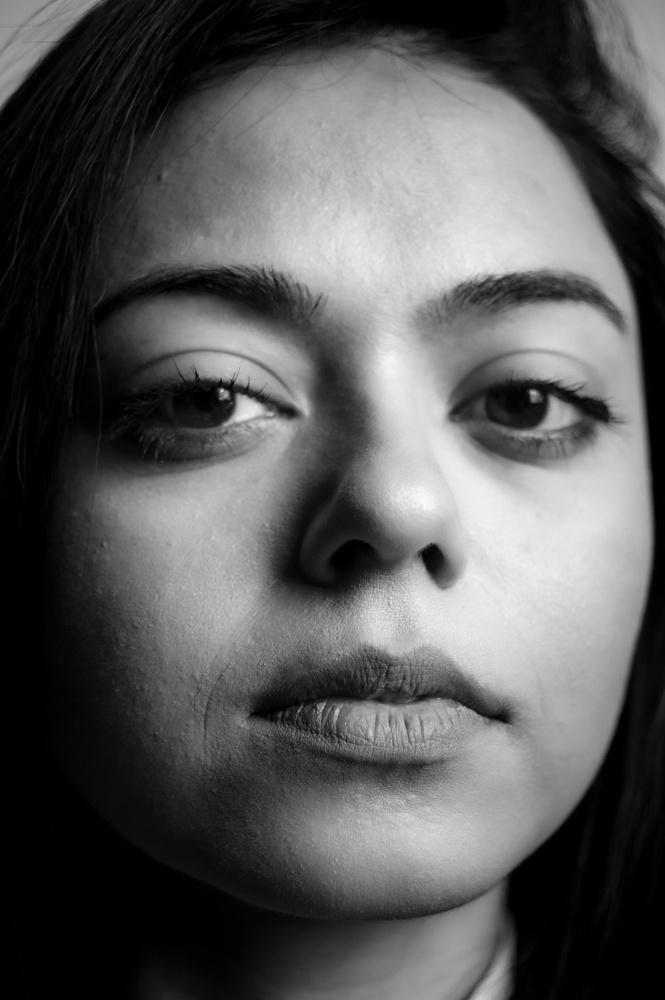
#> input picture sobel.jpg, 665 x 1000 px, shrunk from 2832 x 4256 before the run
$ python sobel.py   (older library calls are emulated)
#> lines starting #> are read from the running program, lines starting #| are printed output that depends on the picture
import cv2
import numpy as np
import matplotlib.pyplot as plt
import argparse

# Parse --no-display early so plotting can be gated
parser = argparse.ArgumentParser(add_help=False)
parser.add_argument('--no-display', action='store_true')
args, _ = parser.parse_known_args()
DISPLAY = not getattr(args, 'no_display', False)

# Read image
img = cv2.imread('sobel.jpg')
#> img is the input picture: shape (1000, 665, 3); min 0, max 250, mean 89.3

# Check image
if img is None:
    raise FileNotFoundError("Input image 'sobel.jpg' was not found.")

# Convert to Grayscale
gray = cv2.cvtColor(img, cv2.COLOR_BGR2GRAY)

# ---- Apply Sobel Filter ----

# Sobel in X direction (detects vertical edges)
sobel_x = cv2.Sobel(gray, cv2.CV_64F, 1, 0, ksize=3)
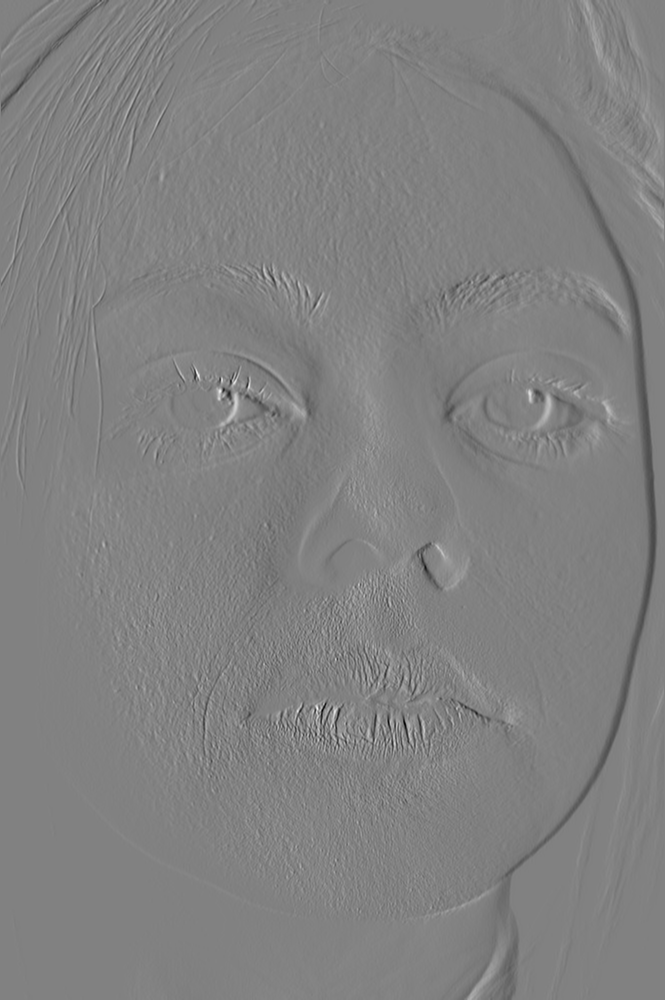
#> sobel_x: shape (1000, 665) float64; min -449, max 437, mean 0.3; drawn with min black and max white

# Sobel in Y direction (detects horizontal edges)
sobel_y = cv2.Sobel(gray, cv2.CV_64F, 0, 1, ksize=3)
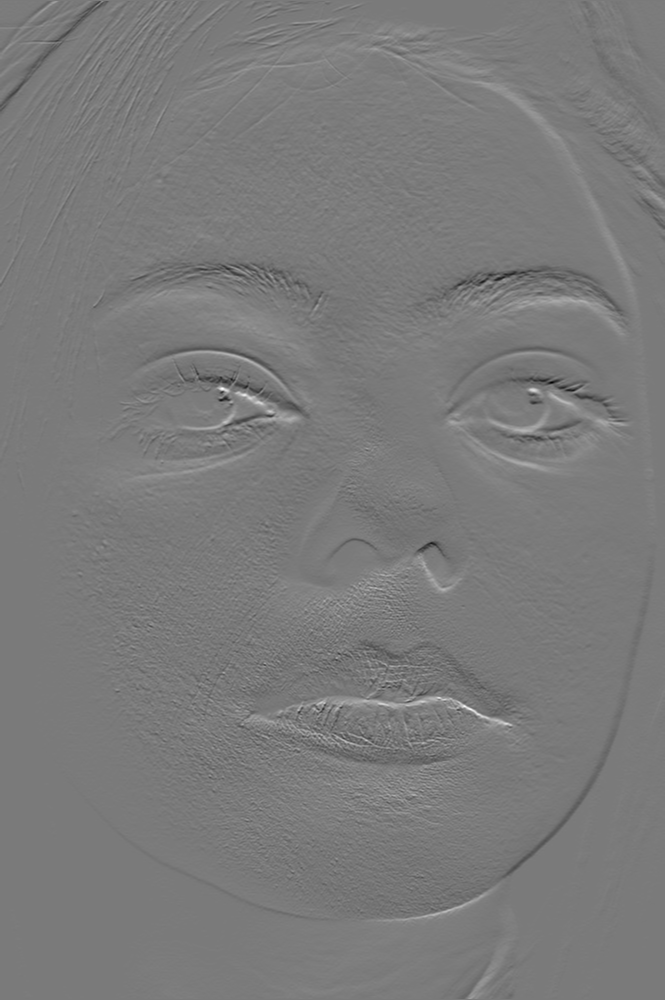
#> sobel_y: shape (1000, 665) float64; min -430, max 462, mean 0; drawn with min black and max white

# Convert to absolute values (handle negative values)
sobel_x_abs = cv2.convertScaleAbs(sobel_x)
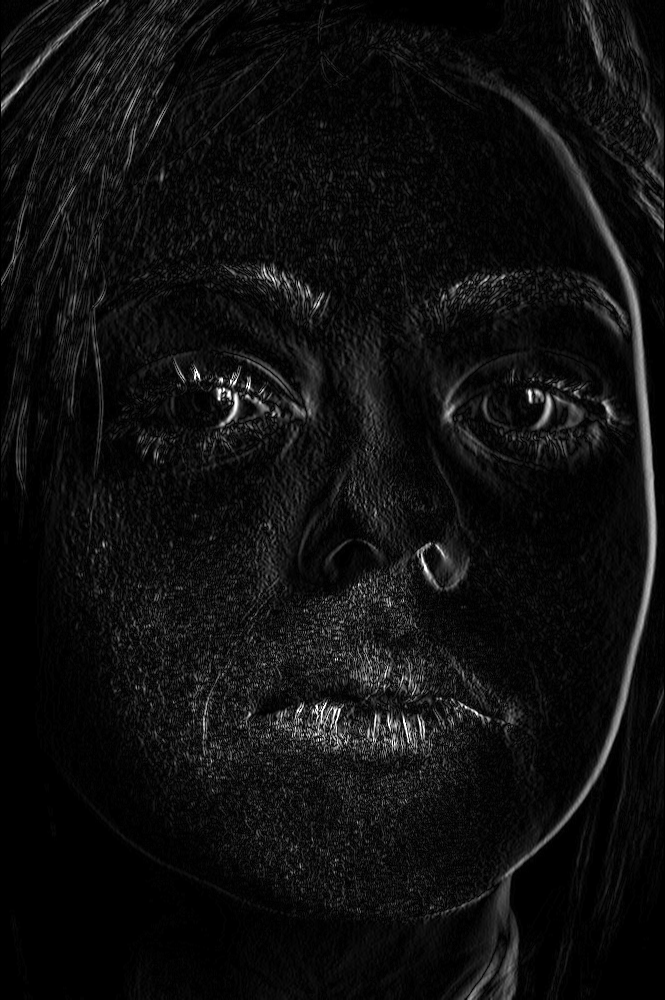
#> sobel_x_abs: shape (1000, 665); min 0, max 255, mean 15.4
sobel_y_abs = cv2.convertScaleAbs(sobel_y)
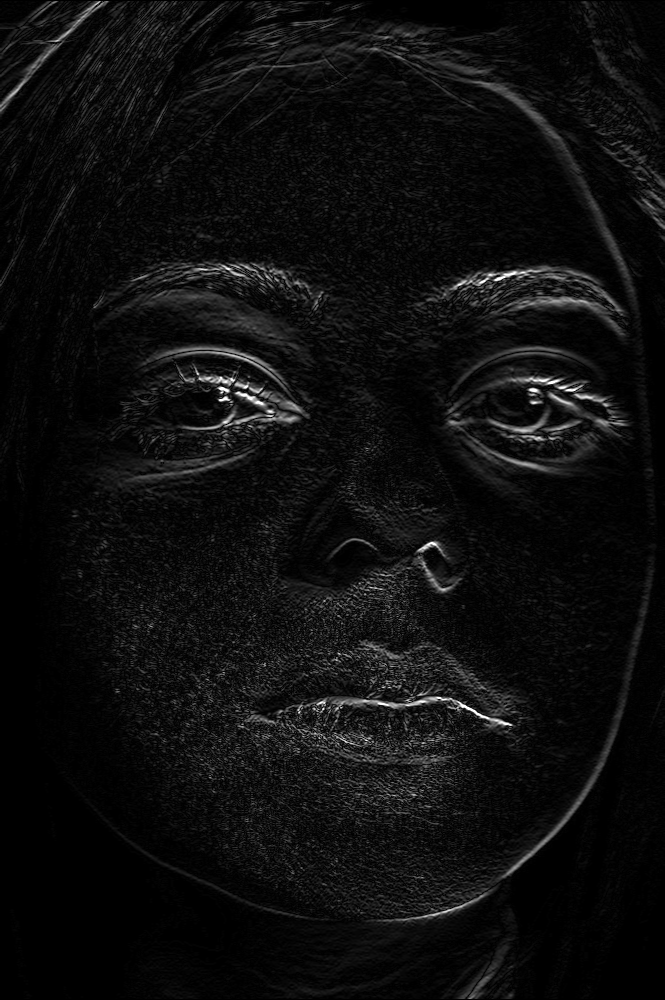
#> sobel_y_abs: shape (1000, 665); min 0, max 255, mean 14

# Combined Sobel (magnitude of gradient)
# Formula: sqrt(Sobel_X^2 + Sobel_Y^2)
sobel_combined = cv2.magnitude(sobel_x, sobel_y)
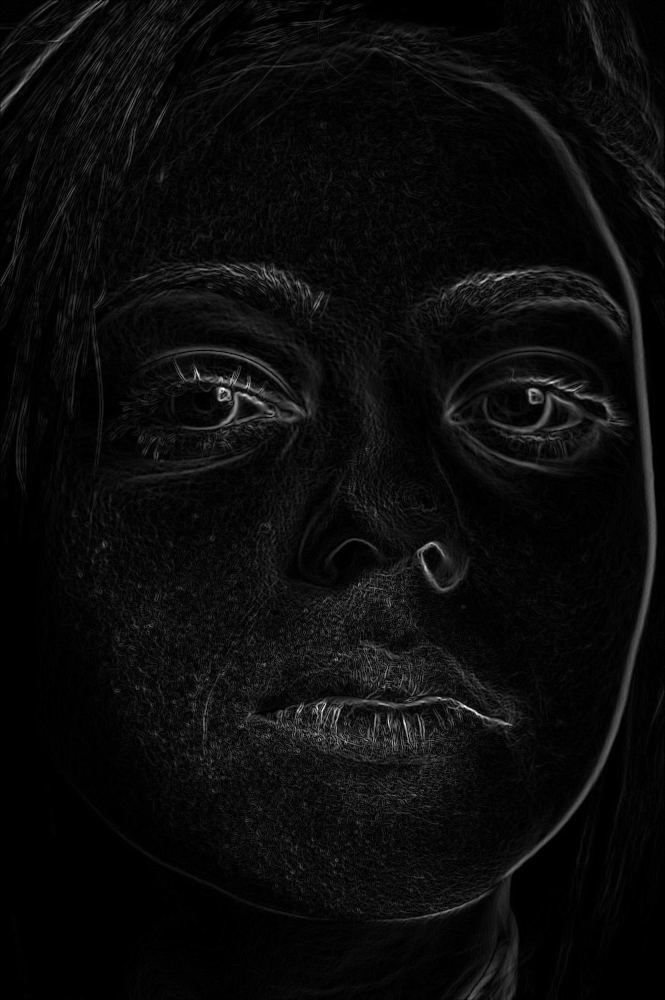
#> sobel_combined: shape (1000, 665) float64; min 0, max 496.2, mean 23.3; drawn with min black and max white
sobel_combined = cv2.convertScaleAbs(sobel_combined)
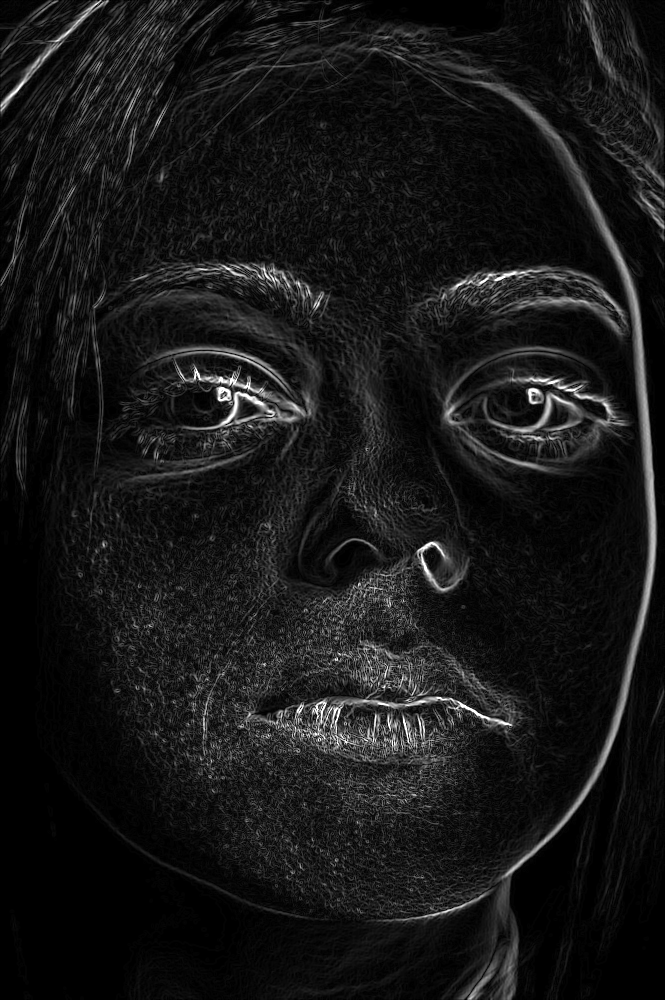
#> sobel_combined: shape (1000, 665); min 0, max 255, mean 23.2

# Save output images
cv2.imwrite("sobel_x_output.jpg", sobel_x_abs)
cv2.imwrite("sobel_y_output.jpg", sobel_y_abs)
cv2.imwrite("sobel_combined_output.jpg", sobel_combined)

print("Saved: sobel_x_output.jpg")
print("Saved: sobel_y_output.jpg")
print("Saved: sobel_combined_output.jpg")

if DISPLAY:
    # ---- Display All Results ----
    plt.figure(figsize=(14, 8))

    plt.subplot(2, 2, 1)
    plt.title("Original (Grayscale)")
    plt.imshow(gray, cmap='gray')
    plt.axis('off')

    plt.subplot(2, 2, 2)
    plt.title("Sobel - X Direction (Vertical Edges)")
    plt.imshow(sobel_x_abs, cmap='gray')
    plt.axis('off')

    plt.subplot(2, 2, 3)
    plt.title("Sobel - Y Direction (Horizontal Edges)")
    plt.imshow(sobel_y_abs, cmap='gray')
    plt.axis('off')

    plt.subplot(2, 2, 4)
    plt.title("Sobel - Combined (All Edges)")
    plt.imshow(sobel_combined, cmap='gray')
    plt.axis('off')

    plt.suptitle("Sobel Edge Detection", fontsize=16)
    plt.tight_layout()
    plt.show()

$ run again, with 20701058_Q1_Input.jpg copied over sobel.jpg
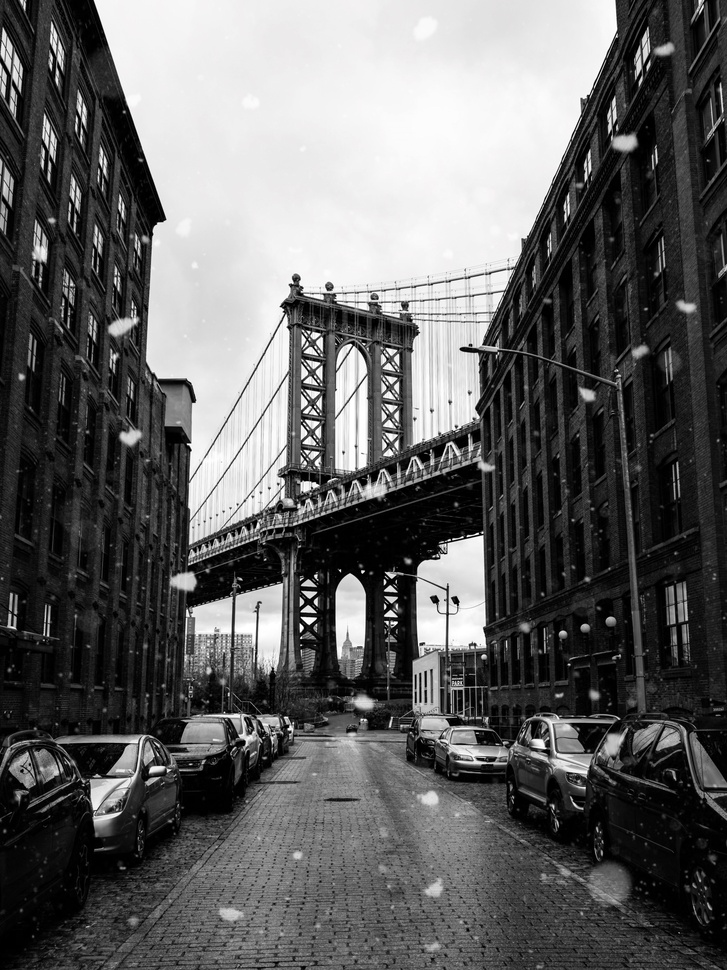
#> input picture 20701058_Q1_Input.jpg, 727 x 970 px, shrunk from 3072 x 4096 before the run
#> img is the input picture: shape (970, 727, 3); mean B, G, R 97.6, 97.6, 97.6
#> `sobel_y = cv2.Sobel(gray, cv2.CV_64F, 0, 1, ksize=3)`:
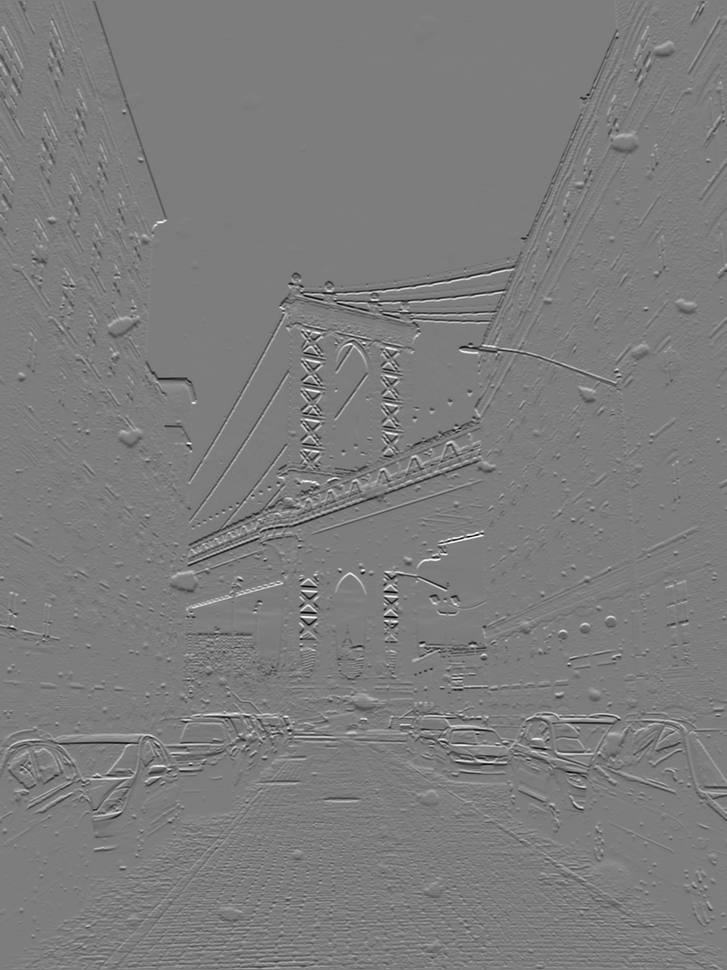
#> sobel_y: shape (970, 727) float64; min -969, max 1005, mean -0.9; drawn with min black and max white
#> `sobel_combined = cv2.convertScaleAbs(sobel_combined)`:
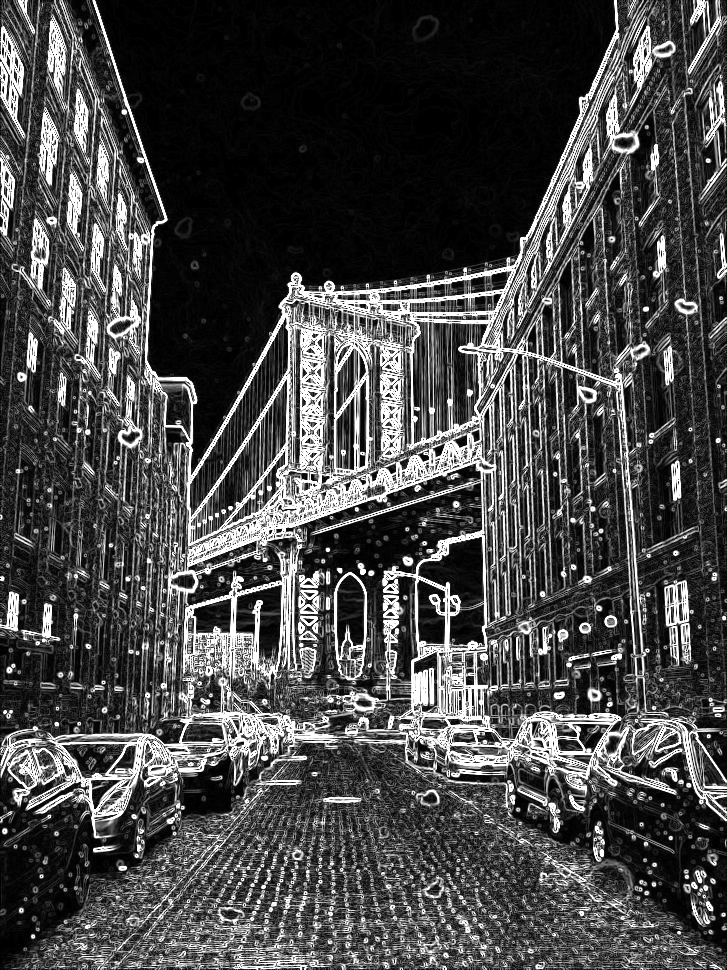
#> sobel_combined: shape (970, 727); min 0, max 255, mean 72.4
